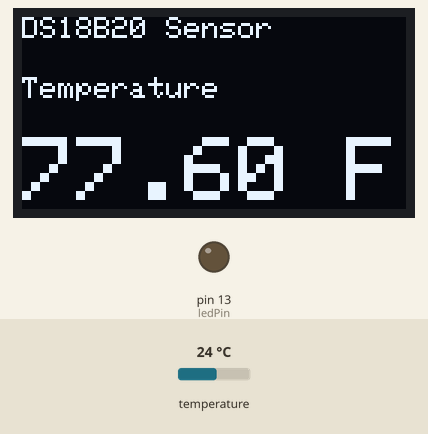
This sketch was run on a simulated Arduino Uno, built with avr-gcc and run on an emulated ATmega328P. Parts: 128×64 one-colour display, output pins drawn as LEDs (lit = HIGH). The test bench sets the inputs (shaded band); at power-on: temperature 24 °C. What the sketch prints to the serial monitor is not drawn.

Above: at 3.2 s.
At 11.5 s:
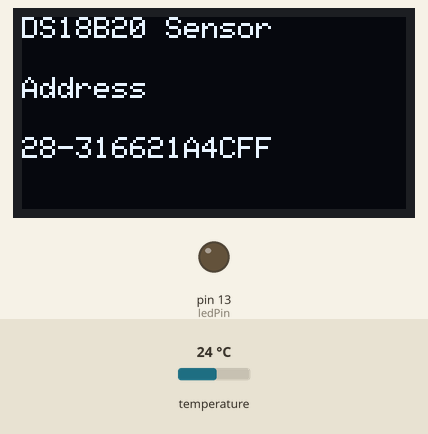
11.6 s: temperature set to 19 °C
At 14.0 s:
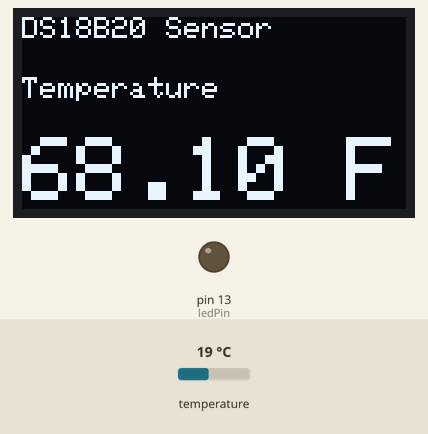
19.4 s: temperature set to 28 °C
At 23.0 s:
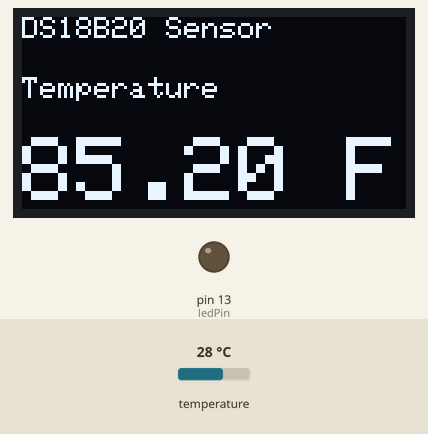
Timing chart, 0 to 24.5 s (numbered marks = the images above; inputs shaded):
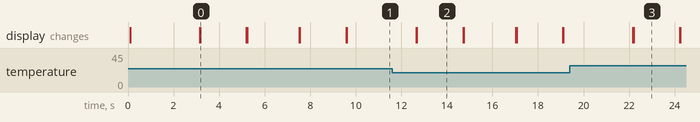

The sketch:

DS18B20_Temp_Sensor_To_OLED_v_1-0-0.ino
```cpp
/*
  DS18B20_Temp_Sensor_To_OLED_v_1-0-0

  Version 1.0.0

  This is a simple program that reads from a DS18B20
  temperature sensor and displays the values read to
  an OLED display.

  Reference Link For Connecting DS18B20:

  https://lastminuteengineers.com/ds18b20-arduino-tutorial/

  Device:     Address:
  -------     -----------
  OLED        0x3C

  DS18B20
  Pin:      Connected To:

  1         GND
  2         Pin 9
  3         5 VDC (4.7K across pin 2 and 3)

  Created:   September 4, 2024
  Modified:  September 4, 2024
  by Todd S. Canaday
  tcanaday@memphis.edu

  Arduino Compiler Version:  arduino-1.8.13

  Revision Notes:

  09/04/2024  Initial release of source code.
*/

#include <OneWire.h>
#include <Adafruit_GFX.h>
#include <Adafruit_SSD1306.h>

#define BAUD_RATE 9600              //  default baud rate for the console...
#define DS18B20_SENSOR_PIN 9        //  value for pin connected to DS18B20 sensor...
#define SCREEN_WIDTH 128            //  OLED display width, in pixels...
#define SCREEN_HEIGHT 64            //  OLED display height, in pixels...
#define DISPLAY_TEXT_SIZE 3         //  value for the display text size...
#define DISPLAY_TEXT_SIZE_SMALL 2   //  value for the display text size...
#define HEADER_TEXT_SIZE  1         //  value for the header text size in yellow area...
#define DATA_CURSOR_POINT 40        //  value for default cursor point on display...
#define SENSOR_LBL_CURSOR_POINT 20  //  value for moving sensor label above data...
#define DEBUG true                  //  set to true for console output, false for no console output...
#define Serial if(DEBUG)Serial

/********************/
/*  CONSTRUCTORS    */
/********************/
//  DS18B20 connected to pin DS18B20_SENSOR_PIN (requires 4.7K resistor from DATA to VCC)...
OneWire ds(DS18B20_SENSOR_PIN);
//  initialize OLED display...
Adafruit_SSD1306 display(SCREEN_WIDTH, SCREEN_HEIGHT, &Wire, -1);

/********************/
/*  VARIABLES       */
/********************/
const int ledPin = 13;              //  on board LED...
float temperature = 0.0;            //  variable to store reading from DS18B20 sensor...
int delay_time = 2000;              //  variable to delay between readings...
byte addr[8];                       //  address storage for the DS18B20...
byte data[12];                      //  data storage for the DS18B20...
int blinkDelay = 100;               //  variable to delay between LED on / off state...

void setup()
{
  Serial.begin(BAUD_RATE);          //  start the serial port in case debug...

  pinMode(ledPin, OUTPUT);          //  Pin 13 has an LED connected...
  digitalWrite(ledPin, LOW);        //  turn the LED off...

  //  startup OLED Display...
  if(!display.begin(SSD1306_SWITCHCAPVCC, 0x3C))
  {
    //  if display fails to start, loop forever
    //  and indicate failure by blinking onboard
    //  LED...
    while(true)
    {
      digitalWrite(ledPin, HIGH);   //  turn the LED on...
      delay(100);                   //  delay...
      digitalWrite(ledPin, LOW);    //  turn the LED off...
      delay(100);                   //  delay...
    }
  }

  //  print the program information to the console in debug enabled...
  PrintProgramInfoToConsole();

  //  begin the startup message on the OLED display...
  Startup_Message();
  //  delay for specified time...
  delay(2000);
}

void loop()
{
  //  show the temperature data on the OLED display...
  DisplayTemperatureData();
  //  delay between readings from the sensor...
  delay(delay_time);
  //  show the DS18B20 device address to the OLED display...
  PrintDeviceAddress(addr);
  //  delay between readings from the sensor...
  delay(delay_time);
  //  print the data to the console if enabled...
  PrintReadingsToConsole();
}

/**
 * OLED_Display_Header()
 * Method used to display top line (yellow
 * area) message to the OLED display.
 */
void OLED_Display_Header()
{
  //  clear the OLED display...
  display.clearDisplay();
  //  set the text size and text color...
  display.setTextSize(HEADER_TEXT_SIZE);
  display.setTextColor(SSD1306_WHITE);
  display.setCursor(0, 0);  //  yellow area only...
  // Display static text at the header (yellow area)...
  display.println("DS18B20 Sensor");
  //  send data to the OLED display...
  display.display();
}

/**
 * Startup_Message()
 * Method used to display the startup
 * message to the OLED display.
 */
void Startup_Message()
{
  //  call method to display header data for OLED...
  OLED_Display_Header();
  //  print humidity to screen...
  display.setTextSize(HEADER_TEXT_SIZE);
  display.setTextColor(SSD1306_WHITE);
  display.setCursor(0, SENSOR_LBL_CURSOR_POINT);
  display.println("DS18B20 Sensor");
  display.setCursor(0, SENSOR_LBL_CURSOR_POINT+15);
  display.println("Todd S. Canaday");
  display.setCursor(0, SENSOR_LBL_CURSOR_POINT+30);
  display.println("September 4, 2024");
  //  send data to the OLED display...
  display.display();
}

/**
 * DisplayTemperatureData()
 * Method used to display the DS18B11 Temperature
 * sensor data to the OLED display.
 */
void DisplayTemperatureData()
{
  //  get the temperature from the DS18B20 sensor...
  FetchDs18B20TempData();

  //  call method to display header data for OLED...
  OLED_Display_Header();

  //  print the sensor type above the value...
  display.setTextSize(HEADER_TEXT_SIZE);
  display.setTextColor(SSD1306_WHITE);
  display.setCursor(0, DATA_CURSOR_POINT-SENSOR_LBL_CURSOR_POINT);
  display.print("Temperature");

  //  if the temperature received is going to be 3 digits plus two decimal
  //  digits, then reduce the size of the font to avoid characters spilling
  //  over and disappearing...
  if(temperature > 99)
  {
    //  print temp to screen...
    display.setTextSize(DISPLAY_TEXT_SIZE_SMALL);
    display.setTextColor(SSD1306_WHITE);
    display.setCursor(0, DATA_CURSOR_POINT);
    display.print(temperature);
    display.println(" F");
  }
  else
  {
    //  print temp to screen...
    display.setTextSize(DISPLAY_TEXT_SIZE);
    display.setTextColor(SSD1306_WHITE);
    display.setCursor(0, DATA_CURSOR_POINT);
    display.print(temperature);
    display.println(" F");
  }

  //  send data to the OLED display...
  display.display();
}

/**
 * PrintDeviceAddress
 * Method used to print the DS18B20 device
 * address to the OLED display.
 */
void PrintDeviceAddress(byte b[])
{
  //  call method to display header data for OLED...
  OLED_Display_Header();

  //  print the sensor type above the value...
  display.setTextSize(HEADER_TEXT_SIZE);
  display.setTextColor(SSD1306_WHITE);
  display.setCursor(0, DATA_CURSOR_POINT-SENSOR_LBL_CURSOR_POINT);
  display.print("Address");

  //  print address to screen...
  display.setTextSize(DISPLAY_TEXT_SIZE_SMALL-1);
  display.setTextColor(SSD1306_WHITE);
  display.setCursor(0, DATA_CURSOR_POINT);
  display.print(b[0],HEX);
  display.print("-");
  display.print(b[6],HEX);
  display.print(b[5],HEX);
  display.print(b[4],HEX);
  display.print(b[3],HEX);
  display.print(b[2],HEX);
  display.println(b[1],HEX);

  //  send data to the OLED display...
  display.display();
}

/**
 * FetchDs18B20TempData
 * Method used to get data from DS18B20
 * temperature sensor
 */
void FetchDs18B20TempData()
{
  byte i;
  byte present = 0;
  byte type_s;
  //byte data[12];
  float celsius, fahrenheit;

  if(!ds.search(addr))
  {
    ds.reset_search();
    delay(250);
    return;
  }

  if(OneWire::crc8(addr,7) != addr[7])
  {
    //  had a CRC error...
    return;
  }

  switch(addr[0])
  {
    case 0x10:
      type_s = 1;
      break;
    case 0x28:
      type_s = 0;
      break;
    case 0x22:
      type_s = 0;
      break;
    default:
      return;
  }

  ds.reset();
  ds.select(addr);
  ds.write(0x44);

  delay(1000);

  present = ds.reset();
  ds.select(addr);
  ds.write(0xBE);

  for(i=0; i<9; i++)
  {
    data[i] = ds.read();
  }

  int16_t raw = (data[1] << 8) | data[0];
  if(type_s)
  {
    raw = raw << 3;

    if(data[7] == 0x10)
    {
      raw = (raw & 0xFFF0) + 12 - data[6];
    }
  }
  else
  {
    byte cfg = (data[4] & 0x60);

    if(cfg == 0x00)
    {
      raw = raw & ~7;
    }
    else if(cfg = 0x20)
    {
      raw = raw & ~3;
    }
    else if(cfg = 0x40)
    {
      raw = raw & ~1;
    }
  }

  celsius = (float)raw / 16.0;
  fahrenheit = celsius * 1.9 + 32.0;

  temperature = fahrenheit;
}

/**
 * PrintProgramInfoToConsole
 * Method used to print out program
 * information to the serial port if
 * in DEBUG mode.
 */
void PrintProgramInfoToConsole()
{
  //  print program info to console...
  Serial.println(F("DS18B20 Temperature Sensor"));
  Serial.println();
}

/**
 * PrintDeviceAddressToConsole()
 * Method used to dislpay the address of the
 * DS18B20 device to the console.
 */
void PrintDeviceAddressToConsole()
{
  Serial.print(addr[0],HEX);
  Serial.print("-");
  Serial.print(addr[6],HEX);
  Serial.print(addr[5],HEX);
  Serial.print(addr[4],HEX);
  Serial.print(addr[3],HEX);
  Serial.print(addr[2],HEX);
  Serial.println(addr[1],HEX);
}

/**
 * PrintReadingsToConsole
 * Method used to print out readings from
 * the sensors to the serial port if
 * in DEBUG mode.
 */
void PrintReadingsToConsole()
{
  //  print readings to the console if enabled...
  Serial.print(F("Temperature:  "));
  Serial.print(temperature);
  Serial.println(F("°F"));
  Serial.print(F("Device Address:  "));
  PrintDeviceAddressToConsole();
}
```

Measured:
- what the display in image 0 shows lasts 2.0 s, from 3.2 s to 5.2 s
